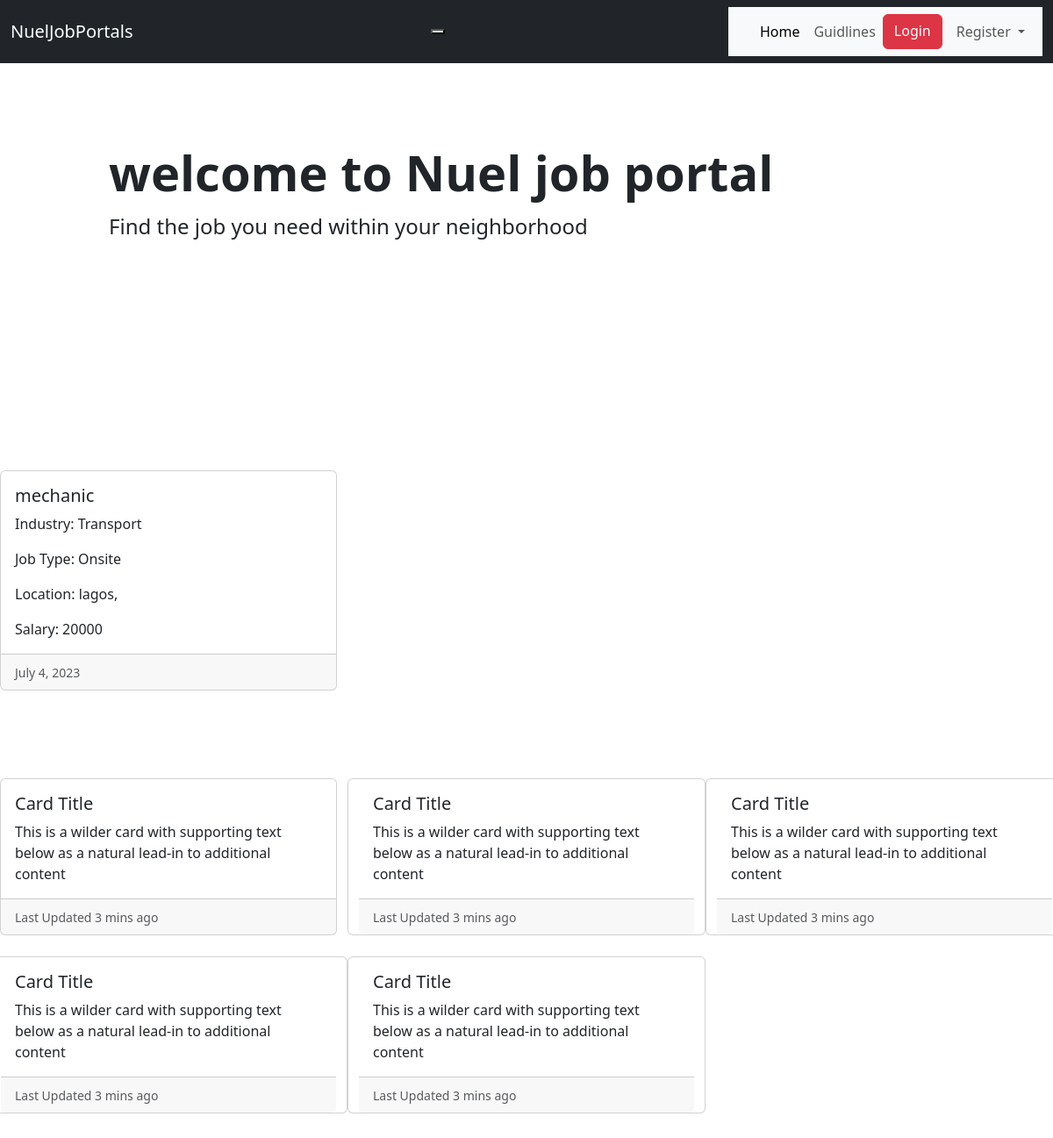
/job-list/, run on the app's committed database.
### job/models.py (models this page shows, shortened)
class AvailableJobs(models.Model):
   job_type_choices=(
      ('Remote','Remote'),
      ('Onsite','Onsite'),
      ('Hybrid','Hybrid')
   )
   user = models.ForeignKey(User, on_delete=models.CASCADE)
   employers = models.ForeignKey(Employers, on_delete=models.CASCADE)
   title = models.CharField(max_length=200)
   city = models.CharField(max_length=200)
   location = models.ForeignKey(Location, on_delete=models.CASCADE,blank=True,null=True)
   salary = models.PositiveIntegerField(default=35000)
   requirements = models.TextField()
   ideal_candidate =models.TextField()
   is_available =models.BooleanField(default=True)
   date_created = models.DateField(auto_now_add = True, null=True, blank=True)
   created_on = models.DateTimeField(auto_now_add = True, null=True, blank=True)
   industry = models.ForeignKey(Industry, on_delete=models.CASCADE,blank=True,null=True)
   job_type= models.CharField(max_length=200,choices=job_type_choices,null=True,blank=True)
   class Meta:
      verbose_name_plural='AvailableJobs'
      ordering = ['-date_created']

class Industry(models.Model):
   name = models.CharField(max_length=200)
   def __str__(self):
      return self.name

### products/views.py (the view)
# urls.py: path('job-list/', views.jobListing, name='job-list'),
def jobListing(request):
    available_jobs = AvailableJobs.objects.filter(is_available=True).order_by('-date_created')
    context={'available_jobs':available_jobs}
    return render(request,'jobs/available_jobs.html',context)

### templates/jobs/available_jobs.html (shortened to what this page needs)
{% extends 'layouts/base.html' %}
{% load widget_tweaks %}
{% block content %}
<div class="row row-cols-1 row-cols-md-3 g-4">
    {% for job in available_jobs %}
    <div class="col">
        <a href="{% url 'products:job-details' job.pk %}">
        <div class="card h-100">
            <div class="card-body">
                <h5 class="card-title">{{ job.title }}</h5>
                    <p class="card-text">Industry: {{ job.industry }}</p>
                    <p class="card-text">Job Type: {{ job.job_type }}</p>
                    <p class="card-text">Location: {{ job.city }}, {{ job.state }}</p>
                    <p class="card-text">Salary: {{ job.salary }}</p>
            </div>
            <div class="card-footer">
                <small class="text-muted">{{ job.date_created }}</small>
            </div>
        </div>
        </a>
    </div>
    {% endfor %}
</div>
<div>
<div class="row row-cols-1 row-cols-md-3 g-4">
    <div class="col">
        <div class="card h-100">
            <div class="card-body">
                <h5 class="card-title">Card Title </h5>
                    <p class="card-text">This is a wilder card with supporting text below as a natural lead-in to additional content</p>
            </div>
            <div class="card-footer">
                <small class="text-muted">Last Updated 3 mins ago</small>
            </div>
        </div>
    </div>
    <div class="card h-100">
        <div class="card-body">
            <h5 class="card-title">Card Title </h5>
                <p class="card-text">This is a wilder card with supporting text below as a natural lead-in to additional content</p>
        </div>
        <div class="card-footer">
            <small class="text-muted">Last Updated 3 mins ago</small>
        </div>
    </div>
    <div class="card h-100">
        <div class="card-body">
            <h5 class="card-title">Card Title </h5>
                <p class="card-text">This is a wilder card with supporting text below as a natural lead-in to additional content</p>
        </div>
        <div class="card-footer">
            <small class="text-muted">Last Updated 3 mins ago</small>
        </div>
    </div>
    <div class="card h-100">
        <div class="card-body">
            <h5 class="card-title">Card Title </h5>
                <p class="card-text">This is a wilder card with supporting text below as a natural lead-in to additional content</p>
        </div>
        <div class="card-footer">
            <small class="text-muted">Last Updated 3 mins ago</small>
        </div>
    </div>
    <div class="card h-100">
        <div class="card-body">
            <h5 class="card-title">Card Title </h5>
                <p class="card-text">This is a wilder card with supporting text below as a natural lead-in to additional content</p>
        </div>
        <div class="card-footer">
            <small class="text-muted">Last Updated 3 mins ago</small>
        </div>
    </div>
</div>
</div>
{% endblock %}

### templates/jobs/available_jobs.html (style rules this page uses)
a { text-decoration: none; }
.row { margin-bottom: 100px; }

### data on the page
AvailableJobs: title "mechanic", industry "Transport", job_type "Onsite", city "lagos", salary "20000", date_created "July 4, 2023"
